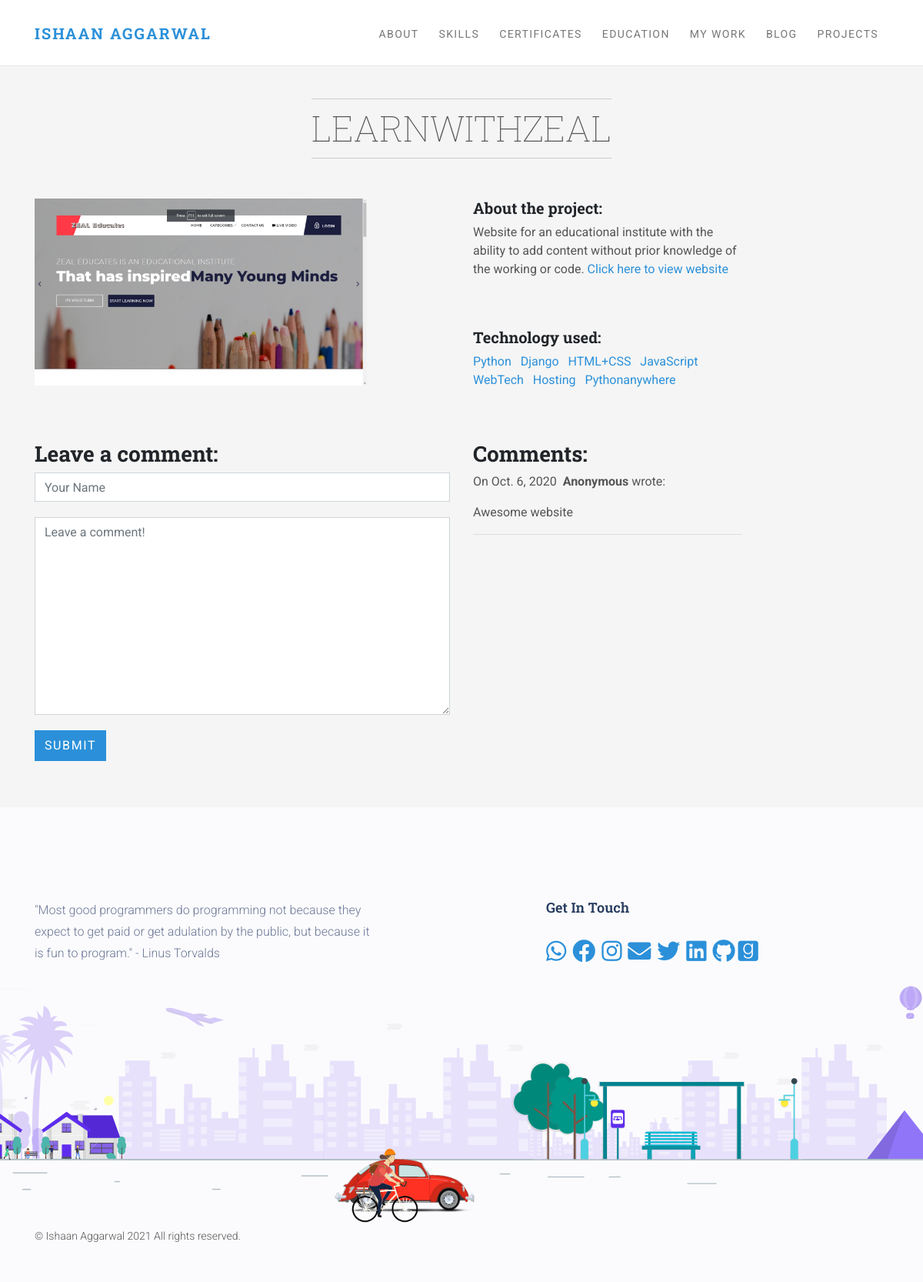
Screenshot of /project/project10 with the database file from the repository.
### myapp/models.py (models this page shows, shortened)
class Project(models.Model):
    title = models.CharField(max_length=100)
    description = models.TextField()
    technology = models.ManyToManyField('Category', related_name="technology")
    date = models.CharField(max_length=20, default='jkl')
    image = models.ImageField(upload_to='project/')
    video = models.TextField(blank=True)
    git = models.TextField(blank=True)
    slide = models.TextField(blank=True)
    document = models.TextField(blank=True)

class Category(models.Model):
    name = models.CharField(max_length=20)

class Comment(models.Model):
    author = models.CharField(max_length=60)
    body = models.TextField()
    created_on = models.DateTimeField(auto_now_add=True)
    project = models.ForeignKey('Project', on_delete=models.CASCADE)

### myapp/views.py (the view, shortened to what this page needs)
# urls.py: path('project<int:pk>', project_detail, name='project_detail'),
def project_detail(request, pk):
    try:
        project = Project.objects.get(pk=pk)
    except Project.DoesNotExist:
        raise Http404("No Project matches the given query.")
    comments = Comment.objects.filter(project=project).order_by('-created_on')
    form = CommentForm()
    context = {
        'project': project,
        'comments': comments,
        'form': form,
    }
    return render(request, template_name='portfolio/project_detail.html', context=context)

### blog/forms.py
class CommentForm(forms.Form):
    author = forms.CharField(
        max_length=60,
        widget=forms.TextInput(attrs={
            "class": "form-control",
            "placeholder": "Your Name"
        })
    )
    body = forms.CharField(widget=forms.Textarea(
        attrs={
            "class": "form-control",
            "placeholder": "Leave a comment!"
        })
    )

### myapp/templates/portfolio/project_detail.html (shortened to what this page needs)
{% extends "portfolio/base.html" %}
{% load static %}
{% block body %}
<section id="testimonials" class="testimonials-section bg-gray">
    <div class="container">
        <br><br>
        <header class="text-center mb-2">
          <h2 class="title">{{ project.title | title }}</h2>
        </header>
        <div class="row">
            <div class="col-md-6">
                <img src="{{ project.image.url }}" alt="{{ project.title|title }}" width="80%">
                <br><br>
            </div>
            <div class="col-md-4">
                <h5>About the project:</h5>
                <p>{{ project.description|safe }}</p>
                <br><br>
                <h5>Technology used:</h5>
                {% for technology in project.technology.all %}
                    <a href="{% url 'project_tech' technology.name %}">
                        {{ technology.name }}
                    </a>&nbsp;
                {% endfor %}
            </div>
        </div>
        <br><br>
        <div class="row">
            <div class="col-md-6">
                <h3>Leave a comment:</h3>
                <form action="/project/project{{ project.pk }}" method="post">
                    <div class="form-group">
                        {{ form.author }}
                    </div>
                    <div class="form-group">
                        {{ form.body }}
                    </div>
                    <button type="submit" class="btn btn-primary">Submit</button>
                </form>
            </div>
            <div class="col-md-4">
                <h3>Comments:</h3>
                {% for comment in comments %}
                    <p>
                        On {{comment.created_on.date }}&nbsp;
                        <b>{{ comment.author|title }}</b> wrote:
                    </p>
                    <p>{{ comment.body }}</p>
                    <hr>
                {% endfor %}
            </div>
        </div>
    </div>
</section>
{% endblock %}

### project/CSS/style.default.css (style rules this page uses)
body { color: #555; }
p { color: #555; }
section { padding: 60px 0; position: relative; }
.title { display: inline-block; font-size: 2.9rem; font-weight: 100; padding: 10px 0; margin-bottom: 44px; text-align: center; border-bottom: solid 1px #ccc; border-top: solid 1px #ccc; text-transform: uppercase; letter-spacing: 0.1em; line-height: 1.2; color: #555; margin-top: 20px; letter-spacing: 0; }
.bg-gray { background: #f5f5f5; }
.form-control { margin-bottom: 20px; }
.btn { font-weight: 400; border: 1px solid transparent; text-transform: uppercase; letter-spacing: 0.1em; padding: 0.45rem 0.75rem; font-size: 1rem; line-height: 1.5; border-radius: 0rem; -webkit-transition: color 0.15s ease-in-out, background-color 0.15s ease-in-out, border-color 0.15s ease-in-out, -webkit-box-shadow 0.15s ease-in-out; transition: color 0.15s ease-in-out, background-color 0.15s ease-in-out, border-color 0.15s ease-in-out, -webkit-box-shadow 0.15s ease-in-out; transition: color 0.15s ease-in-out, background-color 0.15s ease-in-out, border-color 0.15s ease-in-out, box-shadow 0.15s ease-in-out; transition: color 0.15s ease-in-out, background-color 0.15s ease-in-out, border-color 0.15s ease-in-out, box-shadow 0.15s ease-in-out, -webkit-box-shadow 0.15s ease-in-out; }
.btn-primary { color: #212529; background-color: #4fbfa8; border-color: #4fbfa8; }
body { font-family: "Roboto", sans-serif; font-size: 1rem; font-weight: 400; line-height: 1.5; color: #212529; background-color: #fff; }
a { color: #4fbfa8; text-decoration: none; }
h1, h2, h3, h4, h5, h6, .h1, .h2, .h3, .h4, .h5, .h6 { margin-bottom: 0.5rem; font-family: "Roboto Slab", serif; font-weight: 700; line-height: 1.2; color: inherit; }
h2, .h2 { font-size: 2.15rem; }
h3, .h3 { font-size: 1.75rem; }
h5, .h5 { font-size: 1.25rem; }
hr { border-top: 1px solid rgba(0, 0, 0, 0.1); }
.form-control { padding: 0.45rem 0.75rem; font-size: 1rem; line-height: 1.5; color: #495057; background-color: #fff; border: 1px solid #ced4da; border-radius: 0rem; -webkit-transition: border-color 0.15s ease-in-out, -webkit-box-shadow 0.15s ease-in-out; transition: border-color 0.15s ease-in-out, -webkit-box-shadow 0.15s ease-in-out; transition: border-color 0.15s ease-in-out, box-shadow 0.15s ease-in-out; transition: border-color 0.15s ease-in-out, box-shadow 0.15s ease-in-out, -webkit-box-shadow 0.15s ease-in-out; }
.form-control::placeholder { color: #6c757d; }

### myapp/templates/portfolio/base.html (style rules this page uses)
body { background: #fbfbfd; }
h1, h2, h3, h4, h5, h6 { color: #4b505e; }

### rows the page displays
Project: title "LEARNWITHZEAL", image (picture), description "Website for an educational institute with the ability to add content without prior knowledge of the working or code. Click here to view website"
Category: name "Python"
Category: name "Django"
Category: name "HTML+CSS"
Category: name "JavaScript"
Category: name "WebTech"
Category: name "Hosting"
Category: name "Pythonanywhere"
Comment: created_on "Oct. 6, 2020", author "Anonymous", body "Awesome website"
